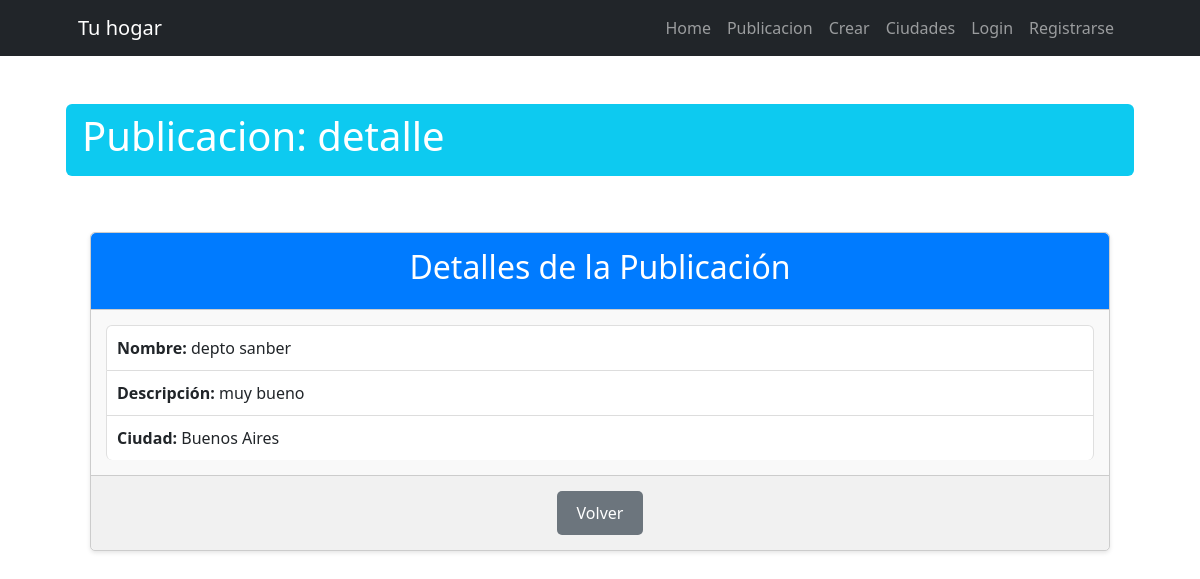
/publicacion/detail/11, run on the app's committed database.
### publicacion/models.py (models this page shows, shortened)
class Publicacion(models.Model):
    nombre = models.CharField(max_length=200)
    descripcion = models.CharField(max_length=600)
    ciudad = models.ForeignKey(Ciudad, on_delete=models.SET_NULL, null=True, blank=True)
    class Meta:
        verbose_name = "Publicación"
        verbose_name_plural = "Publicaciones"

class Ciudad(models.Model):
    ciudad = models.CharField(max_length=200)
    pais = models.ForeignKey(Pais, on_delete=models.SET_NULL, null=True, blank=True)
    def __str__(self) -> str:
        return self.ciudad
    class Meta:
        verbose_name = "Ciudad"
        verbose_name_plural = "Ciudades"

### publicacion/views.py (the view)
# urls.py: path("detail/<int:pk>", views.PublicacionDetail.as_view(), name="publicacion_detail"),
class PublicacionDetail(DetailView):
    model = models.Publicacion

### publicacion/templates/publicacion/publicacion_detail.html (shortened to what this page needs)
{% extends 'core/base.html' %}
{% block titulo %}
    Publicacion: detalle
{% endblock titulo %}
{% block contenido %}
    <div class="container mt-5">
        <div class="card">
            <div class="card-header">
                <h2>Detalles de la Publicación</h2>
            </div>
            <div class="card-body">
                <ul class="list-group">
                    <li class="list-group-item"><strong>Nombre:</strong> {{ object.nombre }}</li>
                    <li class="list-group-item"><strong>Descripción:</strong> {{ object.descripcion }}</li>
                    <li class="list-group-item"><strong>Ciudad:</strong> {{ object.ciudad }}</li>
                </ul>
            </div>
            <div class="card-footer text-center">
                <a href="{% url 'publicacion:publicacion_list' %}" class="btn btn-secondary">Volver</a>
            </div>
        </div>
    </div>
{% endblock contenido %}

### publicacion/templates/publicacion/publicacion_detail.html (style rules this page uses)
.card { border: 1px solid #ccc; border-radius: 5px; box-shadow: 0 2px 4px rgba(0, 0, 0, 0.1); background-color: #f9f9f9; }
.card-header { background-color: #007bff; color: white; padding: 15px; border-bottom: 1px solid #ccc; border-top-left-radius: 5px; border-top-right-radius: 5px; text-align: center; }
.card-body { padding: 15px; }
.card-footer { padding: 15px; border-top: 1px solid #ccc; border-bottom-left-radius: 5px; border-bottom-right-radius: 5px; }
.list-group { list-style: none; padding: 0; }
.list-group-item { padding: 10px; border-bottom: 1px solid #ddd; }
.list-group-item:last-child { border-bottom: none; }
.btn { display: inline-block; padding: 10px 20px; font-size: 16px; color: #fff; background-color: #007bff; border: none; border-radius: 5px; text-decoration: none; transition: background-color 0.3s ease; }
.btn-secondary { background-color: #6c757d; }

### data on the page
Publicacion: nombre "depto sanber", descripcion "muy bueno", ciudad "Buenos Aires"
